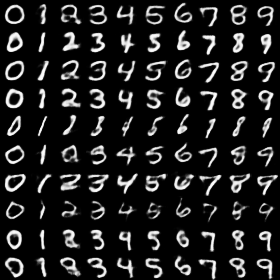

Generate this figure with Python:
from __future__ import print_function
import os
import logging
import torch
from torch import optim
from torch.nn import functional as F
from torch.autograd import Variable
from torchvision import datasets, transforms

import matplotlib.pyplot as plt

from args import args, device
from model import VAE
from dataloader import mnist
from tensorboard_logger import SummaryWriter

args.summary_path = os.path.join(args.checkpoint_path, 'eval')
summary_writer = SummaryWriter(args, args.summary_path)

logger = logging.getLogger('eval')
logger.setLevel(logging.INFO)

_, input_combine, *_ = mnist(args)
model = VAE(args).to(device)
logger.info('Loading weights: {}'.format(args.model_weight_path))
model.load_state_dict(torch.load(args.model_weight_path))
model.eval()
logger.info('Model weights restored')

def random_sample():
	unit_mu = torch.zeros(1, 20)
	unit_std = torch.ones(1, 20)
	eps = torch.normal(unit_mu, unit_std)
	return eps * 0.5

if __name__ == '__main__':
	logger.info('Generating 0 to 9')
	rows = []
	for r in range(10):
		eps = random_sample().repeat(10, 1).to(device)
		c = torch.diag(torch.ones(10)).to(device)

		output = model.decoder(eps, c)
		output = torch.squeeze(output, 1)
		
		rows.append(torch.cat([o for o in output], dim=1))
	recons = torch.cat(rows, dim=0)
	logger.info('Writing to tensorboard')
	summary_writer.add_image_summary('reconstruct', recons.data, 0)

	#plt.imsave('eval.png', recons.data, format='png', cmap='gray')

	logger.info('Generating 0 to 9 (disentangle)')
	rows = []
	eps_ = random_sample()
	dim_to_change = 0
	eps_[0][dim_to_change] = -0.6 * 5
	for r in range(10):
		eps_[0][dim_to_change] += 0.6
		eps = eps_.repeat(10, 1).to(device)
		c = torch.diag(torch.ones(10)).to(device)

		output = model.decoder(eps, c)
		output = torch.squeeze(output, 1)
		
		rows.append(torch.cat([o for o in output], dim=1))
	recons = torch.cat(rows, dim=0)
	logger.info('Writing to tensorboard')
	summary_writer.add_image_summary('disentangle', recons.data, 0)
	# plt.imsave('disentangle.png', recons.data, format='png', cmap='gray')

	if len(args.num_seq) > 0:
		logger.info('Generating custom sequence of numbers')
		rows = []
		for i in args.num_seq:
			eps = random_sample().to(device)
			num = ord(i) - ord('0')
			assert num >= 0 and num <= 9, 'please provide a number sequence'
			
			c = torch.zeros(1, 10).to(device)
			c[0, num] = 1
			output = model.decoder(eps, c)

			rows.append(output[0][0])
		recons = torch.cat(rows, dim=1)
		logger.info('Writing to tensorboard')
		summary_writer.add_image_summary('generate_sequence', recons.data, 0)
		summary_writer.close()
		logger.info('Done')
